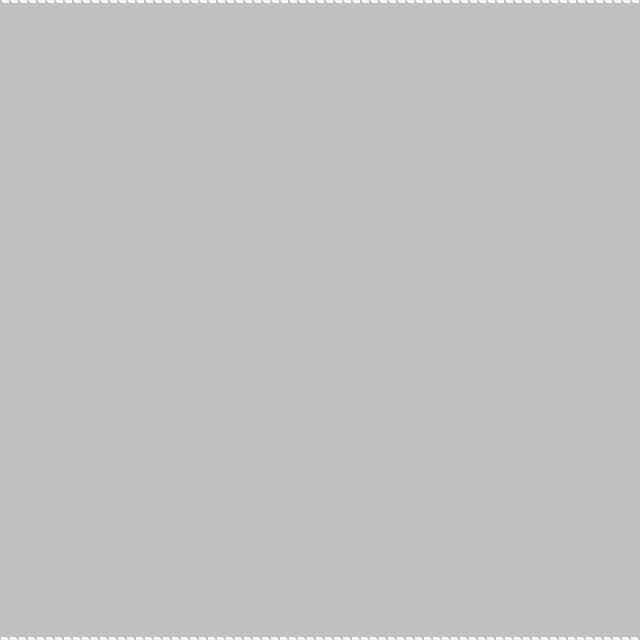
Frame 1 (no input)
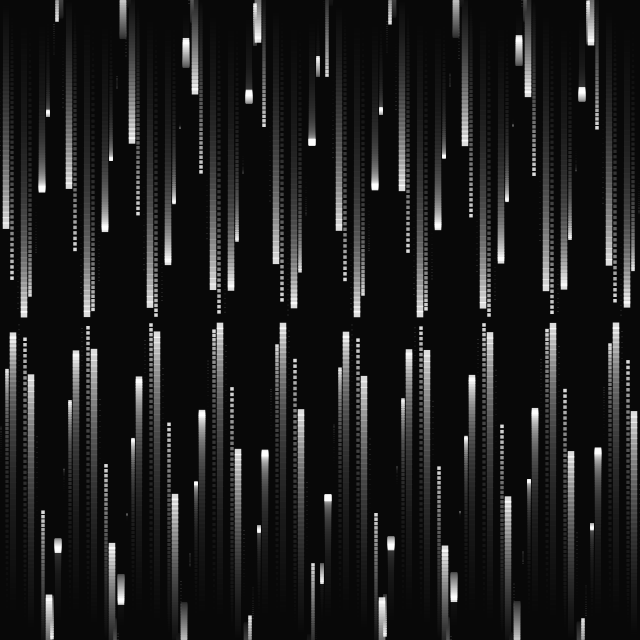
Frame 60 (the mouse pressed at the canvas centre just before this capture)
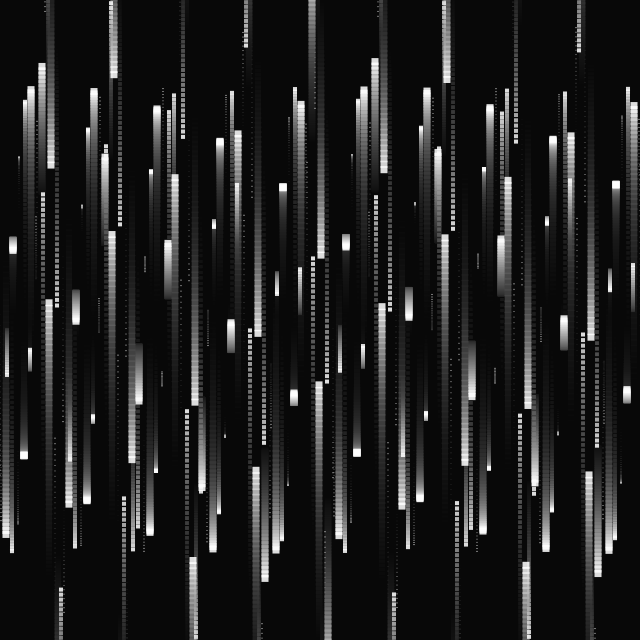
Frame 120 (the mouse held since frame 60 and released just before this capture)

The Processing sketch that drew these frames (run headless with seeded random() and noise(); from frame 60 on, the mouse is pressed at the canvas centre):

// Processing sketch: day050
// ── day050.pde
float r, x, y, s, S=640;
void setup() {
  size(640, 640);
  rectMode(3);
  noStroke();
}
void draw() {
  fill(0, 15);
  square(320, 320, S);
  fill(-1, 220);
  for (x=0; x<S; x+=3) {
    square(x, y=sin(r)*sin(r-x)*S, s=(r+x)%9);
    square(S-x, S-y, s);
  }
  r+=PI/360;
}
